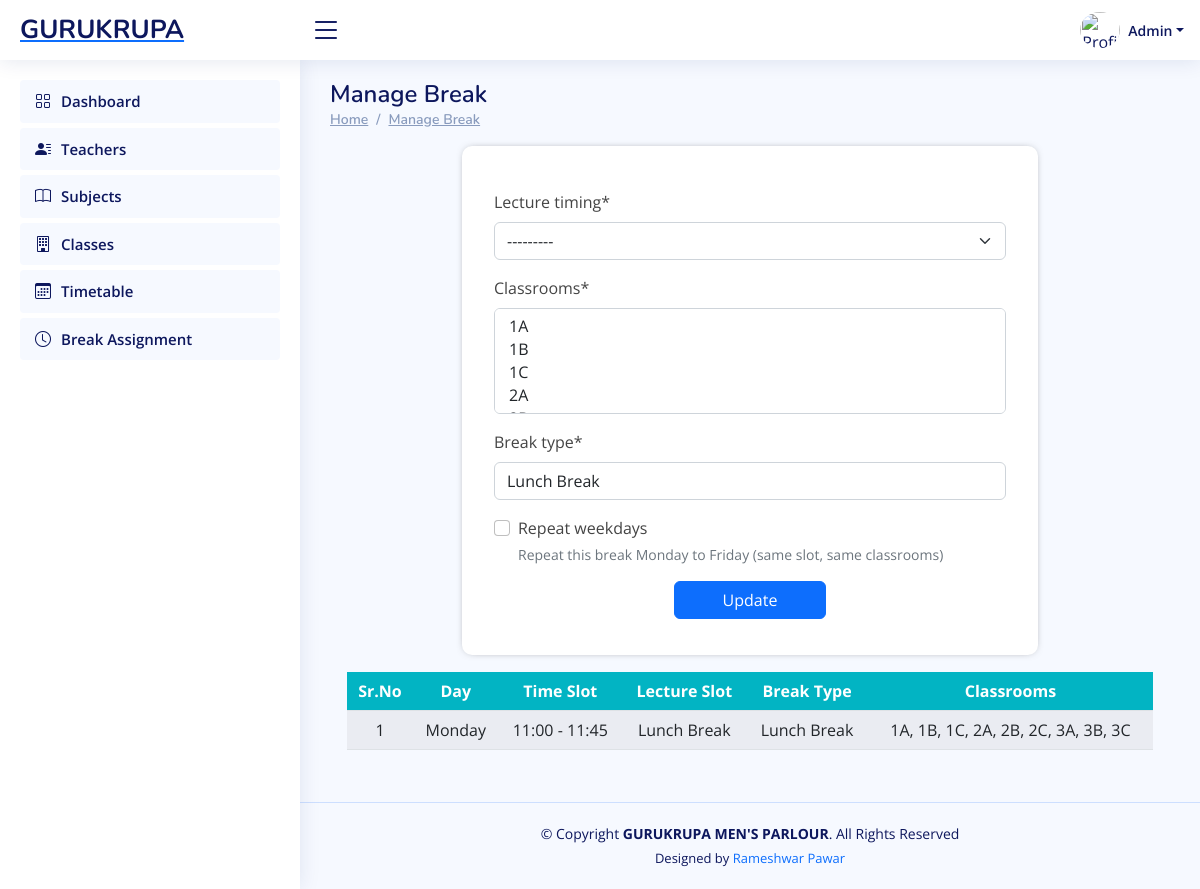
Screenshot of /software/break_assignment/ (signed in) with the database file from the repository.
### Backend/models.py (models this page shows, shortened)
class BreakClassAssignment(models.Model):
    lecture_timing = models.ForeignKey(DailyLectureTiming, on_delete=models.CASCADE)
    classrooms = models.ManyToManyField(ClassRoom)
    break_type = models.CharField(max_length=50, default="Lunch Break")  # e.g. Lunch Break, Short Recess
    min_grade = models.PositiveIntegerField(null=True, blank=True)
    max_grade = models.PositiveIntegerField(null=True, blank=True)

class DailyLectureTiming(models.Model):
    lecture_number = models.CharField(max_length=5)  # e.g. "1", "2", "3", "L"
    lecture_name = models.CharField(max_length=50)   # e.g. "1st Period", "Lunch Break"
    time_slot = models.ForeignKey(DailyTimingSlots, on_delete=models.CASCADE)
    def __str__(self):
        return f"{self.time_slot.day} - {self.lecture_name} ({self.time_slot.start_time} to {self.time_slot.end_time})"

class DailyTimingSlots(models.Model):
    day = models.CharField(choices=DAYS_OF_WEEK, max_length=10)
    lecture_number = models.PositiveIntegerField(help_text="Lecture slot number (e.g., 1st period = 1)")
    start_time = models.TimeField()
    end_time = models.TimeField()
    class Meta:
        unique_together = ('day', 'lecture_number')
        ordering = ['day', 'lecture_number']

class ClassRoom(models.Model):
    name = models.CharField(max_length=50)  # e.g. "Nursery", "5A"
    grade = models.PositiveIntegerField(help_text="Use 0 for Nursery/LKG/UKG")
    section = models.CharField(max_length=5, blank=True, null=True)
    class_teacher = models.ForeignKey(Teacher, null=True, blank=True, on_delete=models.SET_NULL, related_name="class_teacher_of")
    def __str__(self):
        return f"{self.name}"

### Backend/views.py (the view)
# urls.py: path('break_assignment/', break_assignment, name='break_assignment'),
def break_assignment(request):
    data= BreakClassAssignment.objects.all()
    for i in data:
        print(f'the {i.classrooms}' 'are assigned to {i.subject}')
    if request.method == "POST":
        form = BreakClassAssignmentForm(request.POST)
        if form.is_valid():
            form.save()
            return redirect('/software/break_assignment/')  # Replace with your success URL
    else:
        form = BreakClassAssignmentForm()
    return render(request, 'assign_break.html', {'form': form, 'data': data})

### Backend/forms.py (shortened to what this page needs)
class BreakClassAssignmentForm(forms.ModelForm):
    repeat_weekdays = forms.BooleanField(
        required=False,
        help_text="Repeat this break Monday to Friday (same slot, same classrooms)"
    )
    class Meta:
        model = BreakClassAssignment
        fields = ['lecture_timing', 'classrooms', 'break_type']

### Backend/templates/assign_break.html (shortened to what this page needs)
{% extends 'software_base.html' %}
{% load crispy_forms_tags %}
{% block content %}
{% load static %}
<main id="main" class="main">
    <div class="pagetitle">
        <h1>Manage Break</h1>
        <nav>
            <ol class="breadcrumb">
                <li class="breadcrumb-item"><a href="#">Home</a></li>
                <li class="breadcrumb-item"><a href="#">Manage Break</a></li>
            </ol>
        </nav>
    </div>
    <section class="section dashboard">
        <div class="row">
            <div class="col-lg-12">
                <div class="row">
                    <div class="col-sm-2"></div>
                    <div class="col-sm-8" style="background:white;  border-radius:10px; box-shadow:0px 0px 10px -5px;">
                        <br>
                        <form action="" method="post" style="padding:20px;">
                            {{ form|crispy }}
                            <center>
                                <input type="submit" value="Update" class="btn btn-primary px-5">
                            </center>
                        </form>
                    </div>
                    <div class="col-sm-2"></div>
                </div>
            </div>
        </div>
        <div class="row">
            <div class="col-lg-12">
                <div style="padding:2%">
                    <div>
                         <div class="" style="overflow:scroll;">
                            <table id="example" class="table table-striped" style="overflow:scroll; width:100%; min-width: max-content;">
                            <thead>
                                <tr style="background:#02B4C3;">
                                    <th scope="col" class="text-center text-white">Sr.No</th>
                                    <th scope="col" class="text-center text-white">Day</th>
                                    <th scope="col" class="text-center text-white">Time Slot</th>
                                    <th scope="col" class="text-center text-white">Lecture Slot</th>
                                    <th scope="col" class="text-center text-white">Break Type</th>
                                    <th scope="col" class="text-center text-white">Classrooms</th>
                                </tr>
                            </thead>
                            <tbody>
                                {% if data %}
                                {% for r in data %}
                                <tr>
                                    <td class="text-center">{{ forloop.counter }}</td>
                                    <td class="text-center">{{ r.lecture_timing.time_slot.day }}</td>
                                    <td class="text-center">
                                        {{ r.lecture_timing.time_slot.start_time|time:"H:i" }} -
                                        {{ r.lecture_timing.time_slot.end_time|time:"H:i" }}
                                    </td>
                                    <td class="text-center">{{ r.lecture_timing.lecture_name }}</td>
                                    <td class="text-center">{{ r.break_type }}</td>
                                    <td class="text-center">
                                        {% for c in r.classrooms.all %}
                                            {{ c.name }}{% if not forloop.last %}, {% endif %}
                                        {% endfor %}
                                    </td>
                                </tr>
                                {% endfor %}
                                {% else %}
                                <tr>
                                    <td colspan="6" class="text-center">No data available</td>
                                </tr>
                                {% endif %}
                            </tbody>
                        </table>
                        </div>
                    </div>
                </div>
            </div>
        </div>
    </section>
</main>
{% endblock content %}

### Backend/templates/software_base.html (shortened to what this page needs)
{% load static %}
<html lang="en">
<head>
    <link href="https://unpkg.com/aos@2.3.1/dist/aos.css" rel="stylesheet">
    <link rel="stylesheet" type="text/css" href="https://cdn.datatables.net/1.11.5/css/jquery.dataTables.min.css">
    <link rel="stylesheet" href="https://cdn.jsdelivr.net/npm/bootstrap-icons@1.10.3/font/bootstrap-icons.css">
</head>
<body>
<header id="header" class="header fixed-top d-flex align-items-center">
    <div class="d-flex align-items-center justify-content-between">
        <a href=" " class="logo d-flex align-items-center">
             <span class="d-none d-lg-block">GURUKRUPA</span>
        </a>
        <i class="bi bi-list toggle-sidebar-btn"></i>
    </div>
    <nav class="header-nav ms-auto">
        <ul class="d-flex align-items-center">
            <li class="nav-item dropdown pe-3 text-center  ">
                <a class="nav-link nav-profile d-flex align-items-center pe-0" href="#" data-bs-toggle="dropdown">
                    {% if request.user.profile_photo %}
                    <img src="/media/{{request.user.profile_photo}}" alt="Profile" class="rounded-circle" style="width: 40px; height: 40px;">
                    {% else %}
                    <img src="/media/default-profile.webp" alt="Profile" class="rounded-circle"  style="width: 40px; height: 40px;">
                    {% endif %}
                    <span class="d-none d-md-block dropdown-toggle ps-2">{{request.user}}</span>
                </a>
            </li>
        </ul>
    </nav>
</header>
<aside id="sidebar" class="sidebar">
    <ul class="sidebar-nav" id="sidebar-nav">
        <li class="nav-item">
            <a class="nav-link" href="{% url 'dashboard' %}">
                <i class="bi bi-grid"></i>
                <span>Dashboard</span>
            </a>
        </li>
        <li class="nav-item">
            <a class="nav-link" href="{% url 'teacher_list' %}">
                <i class="bi bi-person-lines-fill"></i>
                <span>Teachers</span>
            </a>
        </li>
        <li class="nav-item">
            <a class="nav-link" href="{% url 'subject_list' %}">
                <i class="bi bi-book"></i>
                <span>Subjects</span>
            </a>
        </li>
        <li class="nav-item">
            <a class="nav-link" href="{% url 'class_list' %}">
                <i class="bi bi-building"></i>
                <span>Classes</span>
            </a>
        </li>
        <li class="nav-item">
            <a class="nav-link" href="{% url 'timetable_view' %}">
                <i class="bi bi-calendar3"></i>
                <span>Timetable</span>
            </a>
        </li>
        <li class="nav-item">
            <a class="nav-link" href=" {% url 'break_assignment' %}">
                <i class="bi bi-clock"></i>
                <span>Break Assignment</span>
            </a>
        </li>
    </ul>
</aside>
{% block content %}{% endblock content %}
<footer id="footer" class="footer text-center">
    <div class="copyright">
        &copy; Copyright <strong><span>GURUKRUPA MEN'S PARLOUR</span></strong>. All Rights Reserved
    </div>
    <div class="credits">
        Designed by <a href="https://prameshwar4378.github.io/My_Portfolio/" style="text-decoration:none;">Rameshwar Pawar</a>
    </div>
</footer>
</body>
<link rel="stylesheet" href="https://cdnjs.cloudflare.com/ajax/libs/selectize.js/0.15.2/css/selectize.min.css"/>
</html>

### rows the page displays
BreakClassAssignment: lecture_timing.time_slot.day "Monday", lecture_timing.time_slot.start_time "11:00", lecture_timing.time_slot.end_time "11:45", lecture_timing.lecture_name "Lunch Break", break_type "Lunch Break"
ClassRoom: name "1A"
ClassRoom: name "1B"
ClassRoom: name "1C"
ClassRoom: name "2A"
ClassRoom: name "2B"
ClassRoom: name "2C"
ClassRoom: name "3A"
ClassRoom: name "3B"
ClassRoom: name "3C"

### other values shown
{{ request.user }} "Admin"
